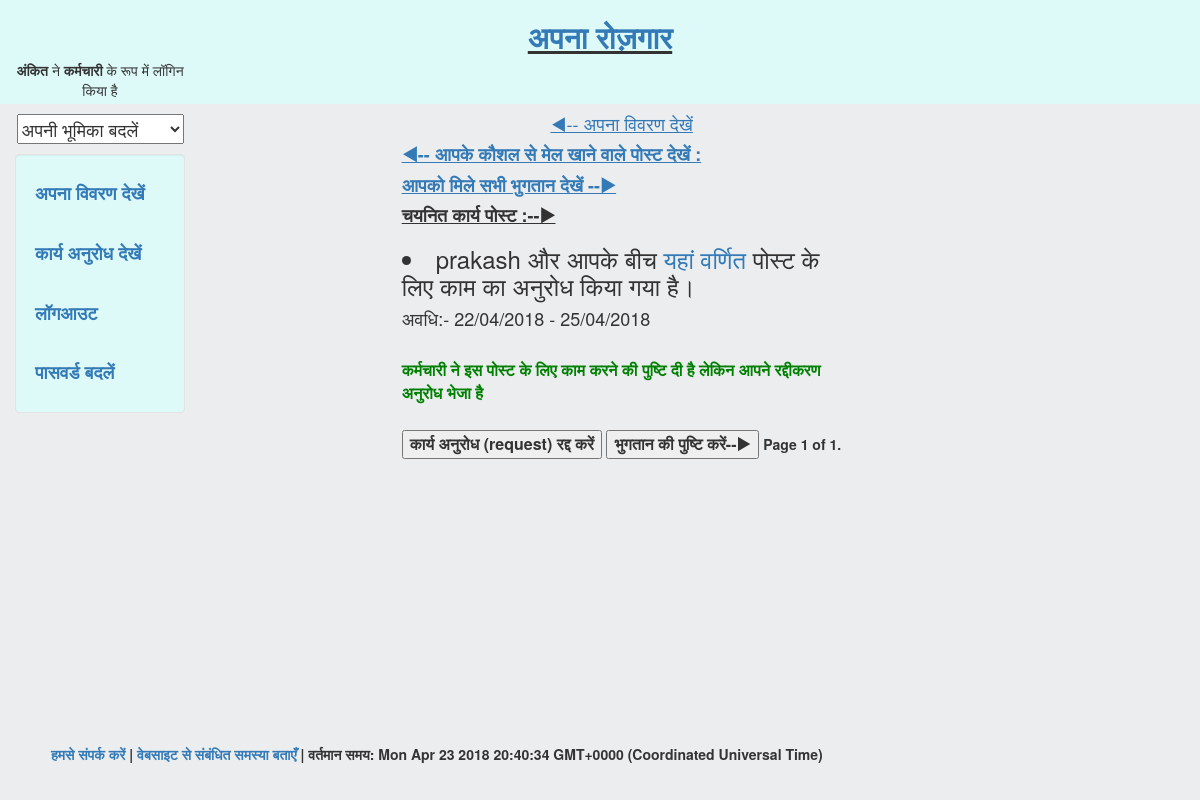
Screenshot of /confirm_work (signed in) with the database file from the repository.
### search/models.py (models this page shows)
class Status(models.Model):
	status_id=models.AutoField(primary_key=True)
	post_id=models.IntegerField(blank = True, null = True)
	user_id=models.IntegerField(blank = True, null = True)
	hirer = models.CharField(max_length = 100,blank = True, null = True) #name of the hirer
	worker = models.CharField(max_length = 100,blank = True, null = True) #name of worker/contractor
	userhirer = models.CharField(max_length = 100,blank = True, null = True)#username of the hirer
	userworker = models.CharField(max_length = 100,blank = True, null = True) #username of worker/contractor
	hirer_status = models.IntegerField(blank = True, null = True) #status of work request w.r.t hirer
	worker_status = models.IntegerField(blank = True, null = True) #status of work request w.r.t worker/contractor
	confirm=models.CharField(max_length = 2,blank = True, null = True) # variable to store whether there is confirmation between hirer and worker or not
	temp=models.CharField(max_length = 2,blank = True, null = True) #temporary variable
	start_date = models.DateField(blank = True, null = True) # dates of the work
	end_date = models.DateField(blank = True, null = True)
	done=models.CharField(max_length = 2,blank = True, null = True)# whether the hirer has given payment and review
	target=models.CharField(max_length = 2,blank = True, null = True)# target of the post (hirer/worker)

### worker/views.py (the view)
# urls.py: url(r'^confirm_work',confirm_work,name = 'confirm_work'),
def confirm_work(request):
  if request.user.username:
    if request.user.profile.loginas=="worker" or request.user.profile.loginas=="contractor":
      if request.user.profile.loginas=="worker":
         target='a'
      else:
        target='b'
      if request.method=="POST" and ('cwchire' in request.POST or 'confirm' in request.POST or 'cwhire' in request.POST):
        post_id=request.POST.get('post_id')
        user_id=request.POST.get('user_id')
        page=request.POST.get('page')
        pq=Status.objects.filter(post_id=post_id,user_id=user_id)
        if len(pq)!=0:
          for pqr in pq:
            if 'cwchire' in request.POST and pqr.hirer_status!=pqr.post_id:
                pqr.delete()
            elif 'cwchire' in request.POST and pqr.hirer_status==pqr.post_id:
              pqr.worker_status=0
              pqr.save()
            elif 'cwhire' in request.POST:
              pqr.worker_status=pqr.post_id
              pqr.save()
            else:
              pqr.done='b'
              pqr.save()
              dataaa=Feedback.objects.get(post_id=post_id,userworker=request.user.username)
              dataaa.done='b'
              dataaa.save()
        selected=Status.objects.filter(userworker=request.user.username,confirm='a',target=target)
        warn=""
        if len(selected)==0:
          warn="आप किसी भी पोस्ट के लिए अभी तक चयनित नहीं हैं।"
        else:
          selected=selected.order_by('-status_id')
        pag = Paginator(selected,3)
        try:
          p = pag.page(int(page))
        except:
           p = pag.page(1)
        return render(request,'worker/confirm_work.html',{'warn':warn,'selected':p})
      else:
        selected=Status.objects.filter(userworker=request.user.username,confirm='a',target=target)
        warn=""
        if len(selected)==0:
          warn="आप किसी भी पोस्ट के लिए अभी तक चयनित नहीं हैं।"
        else:
          selected=selected.order_by('-status_id')
        pag = Paginator(selected,3)
        page = request.GET.get('page',None)
        if not page:
          page='1'
        try:
          p = pag.page(int(page))
        except:
           p = pag.page(1)
        return render(request,'worker/confirm_work.html',{'warn':warn,'selected':p})
    else:
      warn="कृपया पहले कर्मचारी / ठेकेदार के रूप में लॉगिन करें"
      return render(request,'login/form.html',{'warn':warn})
  else:
    warn="कृपया पहले  लॉगिन करें"
    return render(request,'login/form.html',{'warn':warn})

### worker/templates/worker/confirm_work.html (shortened to what this page needs)
{% extends "login/header.html" %}
{% block content %}
<div class ='col-sm-6 col-sm-offset-2'>
  <link rel="stylesheet" href="https://cdnjs.cloudflare.com/ajax/libs/font-awesome/4.7.0/css/font-awesome.min.css">
<h4 align='center'>
          <a href = '/view'><u>&#9664;-- अपना विवरण देखें </u></a>
          </h4>
<h4><b><a href='/pview'><u>&#9664;-- आपके कौशल से मेल खाने वाले पोस्ट देखें :</u></a></b></h4>
<h4><b><a href='/hpay'><u> आपको मिले सभी भुगतान देखें --&#9654;</u></a></b></h4>
    <h4><u><b>चयनित कार्य पोस्ट :--&#9654;</b></u></h4>
     {% for data1 in selected %}
      <h3><li>{{data1.hirer}} और आपके बीच <a href="/detailpost/?data={{data1.post_id}}">यहां वर्णित </a>पोस्ट के लिए काम का अनुरोध किया गया है।</li></h3>
      <h4> अवधि:- {{data1.start_date|date:"d/m/20y"}} - {{data1.end_date|date:"d/m/20y"}}</h4>
      <br>
     <form method="POST" action="">
     <font size = 3.5>
 {% if data1.post_id != data1.worker_status %}
<font color = "green"><p><b>कर्मचारी ने इस पोस्ट के लिए काम करने की पुष्टि दी है लेकिन आपने रद्दीकरण अनुरोध भेजा है</b></p></font>
     <b><button type="submit" name = 'cwhire' > पुनः कार्य अनुरोध (request) करें</button>
{% elif data1.user_id != data1.hirer_status %}
<font color = "green"><p><b>कर्मचारी ने इस पोस्ट के लिए काम करने की पुष्टि दी है लेकिन आपने रद्दीकरण अनुरोध भेजा है</b></p></font>
     <b><button type="submit" name = 'cwchire' >कार्य अनुरोध (request) रद्द करें</button>
   {%endif%}
      {% if "a" in data1.done %}
    <b><button type="submit" name = 'confirm' >भुगतान की पुष्टि करें--&#9654;</button>
   </b>
   {%endif%}
 </font>
  </form>
     {% endfor %}
   <b>
  <div class="pagination">
    <span class="step-links">
        <span class="current">
            Page {{ selected.number }} of {{ selected.paginator.num_pages }}.
        </span>
    </span>
</div>
  <b>
</div>
{% endblock %}

### login/templates/login/header.html (shortened to what this page needs)
<!DOCTYPE html>
<html lang="en">
 <head>
   {% load staticfiles %}
   <link rel="stylesheet" href="/login/static/login/css/bootstrap.min.css" type = "text/css"/>
   <link rel="stylesheet" href="/login/static/login/css/new.css" type = "text/css"/>
  </head>
<body class="body" >
	<div class="container-fluid" style = "min-height: 83%">
		<div class="row">
      <div class = "layer" style = "background-color:#DDFAF9;position: absolute; top: 0; left: 0; width: 100%; height: 13%;">
			  <div class="col-sm-2">
				<br>
        <br>
        <br>
				  <center>
					{% if request.user.username %}
          	<p><b> {{request.user.first_name}}</b> ने
            {% if request.user.profile.loginas == "worker" %} <b>कर्मचारी</b>
            {% elif request.user.profile.loginas == "contractor" %}<b>ठेकेदार</b>
            {% else %}<b>नियोक्ता</b>
            {% endif %}
          के रूप में लॉगिन किया है</p>
          {% endif %}
				  </center>
			  </div>
      </div>
			    <div class="col-sm-8 col-sm-offset-2">
				  <center>
				  <h2><b><u><a href="/about">अपना रोज़गार</a></b></u></h2>
				  </center>
			    </div>
		</div>
		<div class="row">
		  <div class="col-sm-2">
        <div id="sidebar" >
          <center>
          {% if request.user.username %}
                  <h4>
                <form method="post" action="/change_role">
                <select name='loginas' onchange='if(this.value != 0) { this.form.submit(); }'>
                <option value='0'>अपनी भूमिका बदलें</option>
                </select>
                </form>
            </h4>
            {%endif%}
          </center>
        </div>
			<div class="well bs-sidebar" id="sidebar" style="background-color:#DDFAF9">
			  <ul class="nav nav-pills nav-stacked">
			  	{% if request.user.username %}
			  	<h4><b><li><a href = '/view'>अपना विवरण देखें</a></li></b></h4><br>
                <h4><b><li><a href = '/workrequest'>कार्य अनुरोध देखें</a></li></b></h4><br>
			  	<h4><b><li><a href='/logout'>लॉगआउट</a></li></b></h4><br>
                <h4><b> <li><a href = '/change_password'>पासवर्ड बदलें</a></li></b></h4>
			  	{%else%}
				<h4><b><li><a href='/login'>लॉग इन करें</a></li></b></h4><br>
				<h4><b><li><a href='/register'>पंजीकरण करें</a></li></b></h4><br>
                                <h4><b><li><a href='/forgot_password'>पासवर्ड भूल गए?</a></li></b></h4>
				{%endif%}
			  </ul>
			</div>
		  </div>
		  <div class="col-sm-10">
			<div class='container-fluid'>
			   {% block content %}
			   {% endblock %}
			</div>
		  </div>
		</div>
	</div>
  <br>
  <br>
	  <footer>
         <br>
         <br>
		<div class="container-fluid" style='margin-left:3%'>
			<p><a href="/developer" target="blank">हमसे संपर्क करें</a> | <a href="/query" target="blank">वेबसाइट से संबंधित समस्या बताएँ</a> |
      <font id="currenttime"></font>
    </p>
		</div>
	  </footer>
</body>
</html>

### login/templates/login/header.html (style rules this page uses)
html, body { height:100% }
.body { background-color: #EBEDEF; position: absolute; width: 100%; z-index: 0; background-repeat: repeat-y; }

### rows the page displays
Status: hirer "prakash", start_date "22/04/2018", end_date "25/04/2018", shows "कर्मचारी ने इस पोस्ट के लिए काम करने की पुष्टि दी है लेकिन आपने रद्दीकरण अनुरोध भेजा है", post_id "कार्य अनुरोध (request) रद्द करें", done "भुगतान की पुष्टि करें--▶"

### other values shown
{{ request.user.first_name }} "अंकित"
{{ selected.number }} "1"
{{ selected.paginator.num_pages }} "1"
